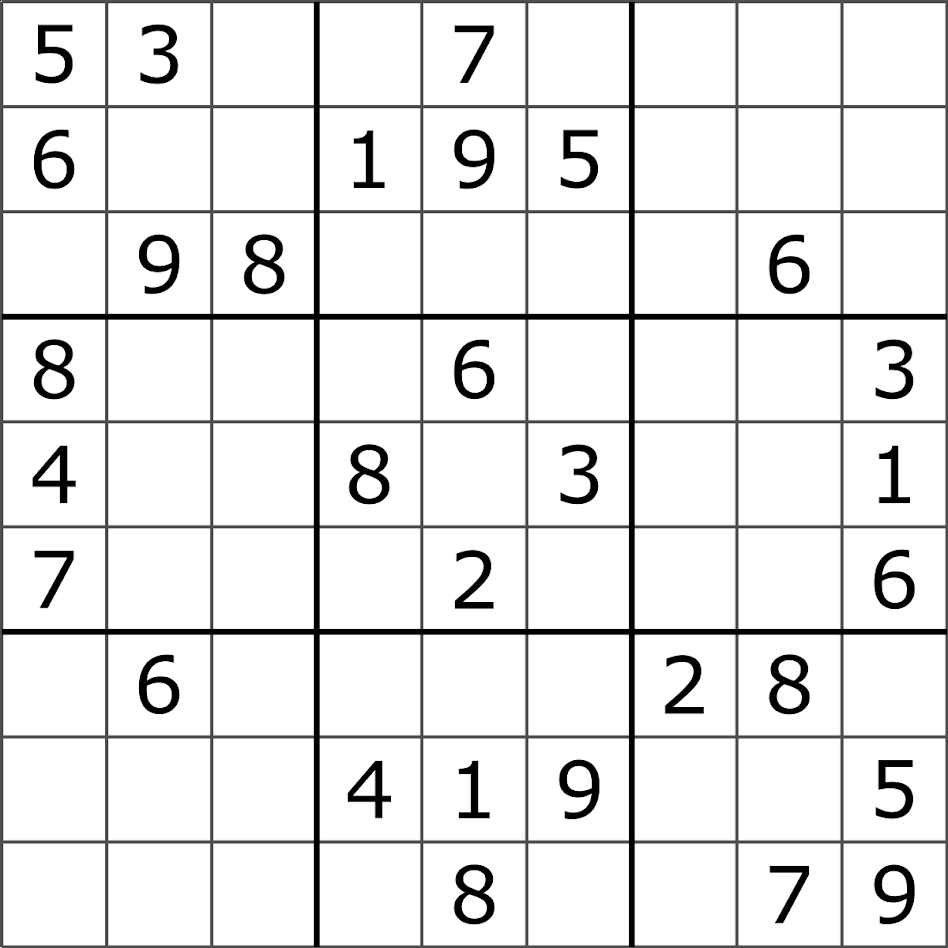
#> input picture images/soduku2.png, 948 x 948 px, found by its file name
$ jupyter execute Lab_8b_Hough_Lines_Circles.ipynb
#> lines starting #> are read from the running program, lines starting #| are printed output that depends on the picture; after the words box and inside, x2 and y2 are one past the last pixel; in counts of white or black regions, pixels touching at a corner belong together; long printed decimals are rounded
   ## Line Detection - Using Hough Lines

**cv2.HoughLines**(binarized/thresholded image, 𝜌 accuracy, 𝜃 accuracy, threshold)
- Threshold here is the minimum vote for it to be considered a line

[cell 1]
import cv2
import numpy as np
import matplotlib.pyplot as plt

[cell 2]
path = r"images\soduku2.png"

image = cv2.imread(path)
#> image is the input picture: shape (948, 948, 3); min 0, max 255, mean 232

# Grayscale and Canny Edges extracted
gray = cv2.cvtColor(image, cv2.COLOR_BGR2GRAY)

edges = cv2.Canny(gray, 100, 170, apertureSize = 3)
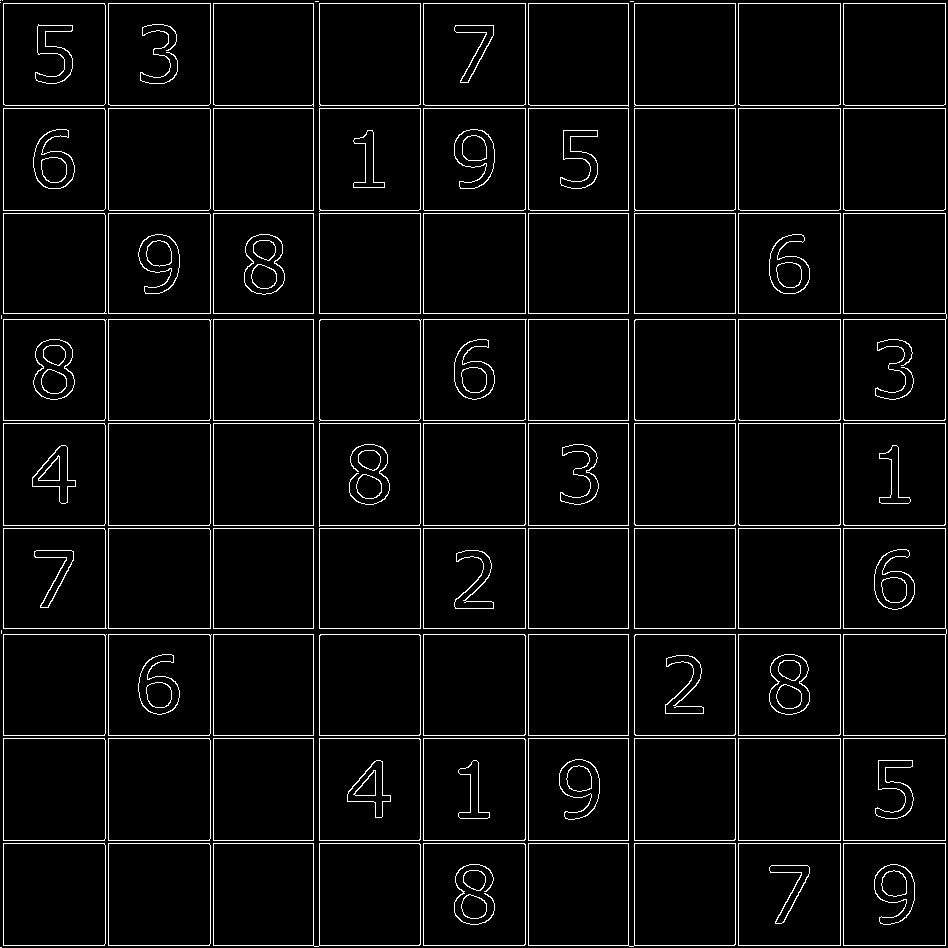
#> edges: shape (948, 948); 4.7% white in thin lines or dots


# Run HoughLines using a rho accuracy of 1 pixel
# theta accuracy of np.pi / 180 which is 1 degree
# Our line threshold (votes) is set to 240 (number of points on line)
lines = cv2.HoughLines(edges, 1, np.pi / 180, 240)
#> lines = 36 rows, first 8: [313, 0], [628, 0], [313, 1.57], [628, 1.57], [3, 0], [319, 0], [3, 1.57], [319, 1.57]

# print(lines)

# We iterate through each line and convert it to the format
# required by cv.lines (i.e. requiring end points)

for rho, theta in lines[0]:
        a = np.cos(theta)
        b = np.sin(theta)
        x0 = a * rho
        y0 = b * rho
        x1 = int(x0 + 1000 * (-b))
        y1 = int(y0 + 1000 * (a))
        x2 = int(x0 - 1000 * (-b))
        y2 = int(y0 - 1000 * (a))
        cv2.line(image, (x1, y1), (x2, y2), (255, 0, 0), 2)
#> this loop made 1 pass
#> (rho, theta, a, b, x0, y0, x1, y1) on pass 1: (313, 0, 1, 0, 313, 0, 313, 1000)
#> image: shape (948, 948, 3); 0.32% of pixels changed, all inside (x1, y1, x2, y2) = (312, 0, 315, 948)


plt.imshow(image)
plt.show()

### Your task is to update the code to detect all the lines, vertical and horizontal

[cell 3]
#### Submit your answer code here


path = r"images\soduku2.png"

image = cv2.imread(path)

# Grayscale and Canny Edges extracted
gray = cv2.cvtColor(image, cv2.COLOR_BGR2GRAY)

edges = cv2.Canny(gray, 100, 170, apertureSize = 3)


# Run HoughLines using a rho accuracy of 1 pixel
# theta accuracy of np.pi / 180 which is 1 degree
# Our line threshold is set to 240 (number of points on line)
lines = cv2.HoughLines(edges, 1, np.pi / 180, 240)

# We iterate through each line and convert it to the format
# required by cv.lines (i.e. requiring end points)
for i in range(0,len(lines)):
    for rho, theta in lines[i]:
        a = np.cos(theta)
        b = np.sin(theta)
        x0 = a * rho
        y0 = b * rho
        x1 = int(x0 + 1000 * (-b))
        y1 = int(y0 + 1000 * (a))
        x2 = int(x0 - 1000 * (-b))
        y2 = int(y0 - 1000 * (a))
        cv2.line(image, (x1, y1), (x2, y2), (255, 0, 0), 2)
#> this loop made 36 passes
#> image: shape (948, 948, 3); 11.07% of pixels changed, all inside (x1, y1, x2, y2) = (0, 0, 948, 948)


plt.imshow(image)
plt.show()

# Circle Detection - Hough Cirlces

**cv2.HoughCircles**(image, method, dp, MinDist, param1, param2, minRadius, MaxRadius)

- Method - currently only cv2.HOUGH_GRADIENT available
- dp - Inverse ratio of accumulator resolution
- MinDist - the minimum distance between the center of detected circles
- param1 - Gradient value used in the edge detection
- param2 - Accumulator threshold for the HOUGH_GRADIENT method (lower allows more circles to be detected (false positives))
- minRadius - limits the smallest circle to this size (via radius)
- MaxRadius - similarly sets the limit for the largest circles

[cell 4]
image = cv2.imread(r'images\bottlecaps.jpg')
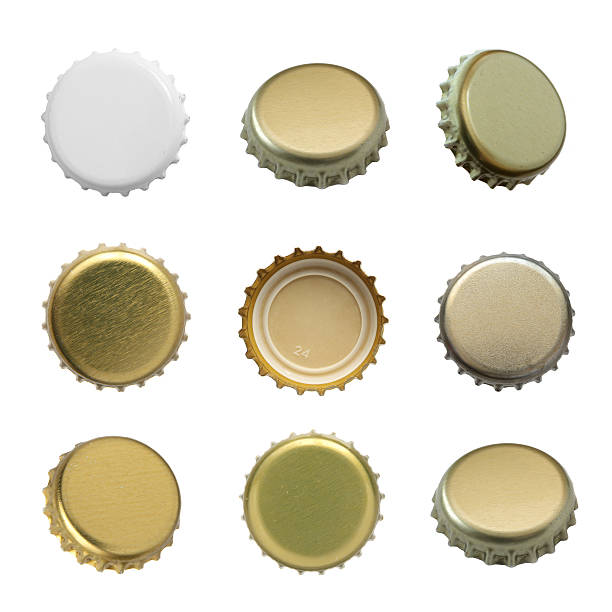
#> input picture images/bottlecaps.jpg, 612 x 612 px, found by its file name
#> image is the input picture: shape (612, 612, 3); mean B, G, R 205.9, 221, 225.7
gray = cv2.cvtColor(image, cv2.COLOR_BGR2GRAY)
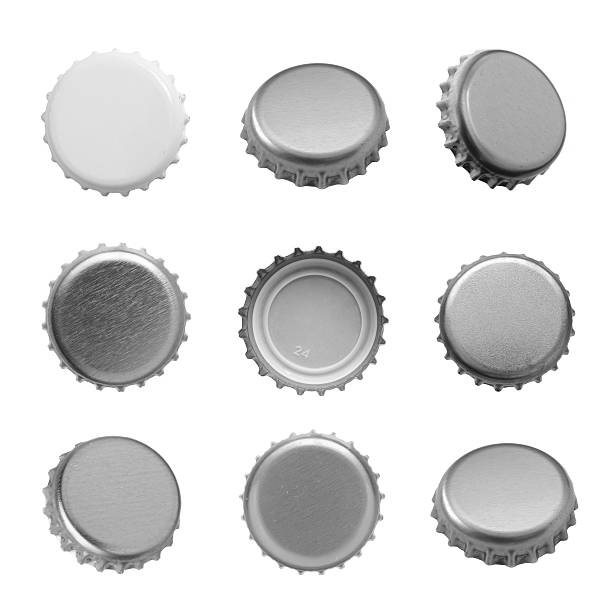
#> gray: shape (612, 612); min 1, max 255, mean 220.7

blur = cv2.medianBlur(gray, 5)

circles = cv2.HoughCircles(blur, cv2.HOUGH_GRADIENT, 1.5, 8)
#> circles = 65 rows, first 8: [314.2, 320.2, 46.95], [116.2, 320.2, 60.3], [311.2, 501.8, 62.7], [113.2, 503.2, 67.05], [509.2, 318.8, 64.65], [122.2, 497.2, 57], [113.2, 122.2, 71.1], [306.8, 314.2, 65.55]

circles = np.uint16(np.around(circles))
#> circles = 65 rows, first 8: [314, 320, 47], [116, 320, 60], [311, 502, 63], [113, 503, 67], [509, 319, 65], [122, 497, 57], [113, 122, 71], [307, 314, 66]

for i in circles[0,:]:
    # draw the outer circle
    cv2.circle(image,(i[0], i[1]), i[2], (255, 0, 0), 2)

    # draw the center of the circle
    cv2.circle(image, (i[0], i[1]), 2, (0, 255, 0), 5)
#> this loop made 65 passes
#> i on passes 1 to 12: [314, 320, 47], [116, 320, 60], [311, 502, 63], [113, 503, 67], [509, 319, 65], [122, 497, 57], [113, 122, 71], [307, 314, 66], [505, 125, 61], [503, 506, 60], [304, 329, 60], [320, 127, 60]
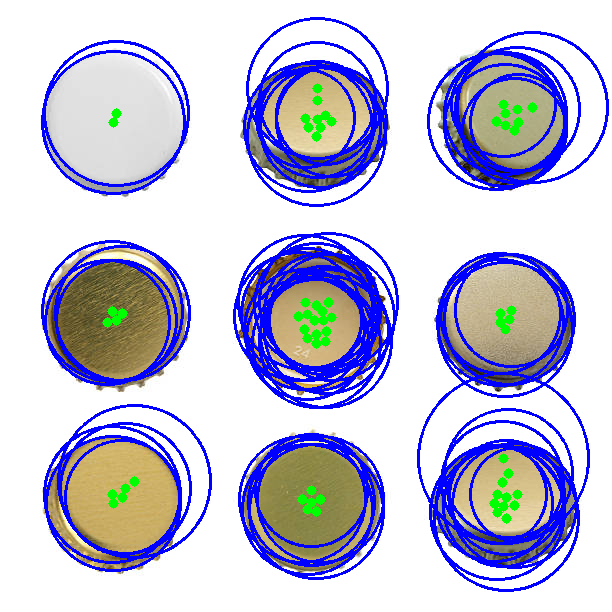
#> image: shape (612, 612, 3); 16.58% of pixels changed, all inside (x1, y1, x2, y2) = (41, 17, 609, 592)

plt.imshow(image)
plt.show

[cell 5]
image = cv2.imread(r'images\bottlecaps.jpg')
gray = cv2.cvtColor(image, cv2.COLOR_BGR2GRAY)

blur = cv2.medianBlur(gray, 5)

circles = cv2.HoughCircles(blur, cv2.HOUGH_GRADIENT, 1.04, 20)
#> circles = [[315.6, 320.8, 63.23], [114.9, 315.6, 64.17], [311.5, 501.8, 63.65], [504.9, 321.9, 65.21]]

circles = np.uint16(np.around(circles))
#> circles = [[316, 321, 63], [115, 316, 64], [311, 502, 64], [505, 322, 65]]

print(circles[0][0])
#| [316 321  63]

for i in circles[0,:]:
    # draw the outer circle
    cv2.circle(image,(i[0], i[1]), i[2], (255, 0, 0), 2)

    # draw the center of the circle
    cv2.circle(image, (i[0], i[1]), 2, (0, 255, 0), 5)
#> this loop made 4 passes
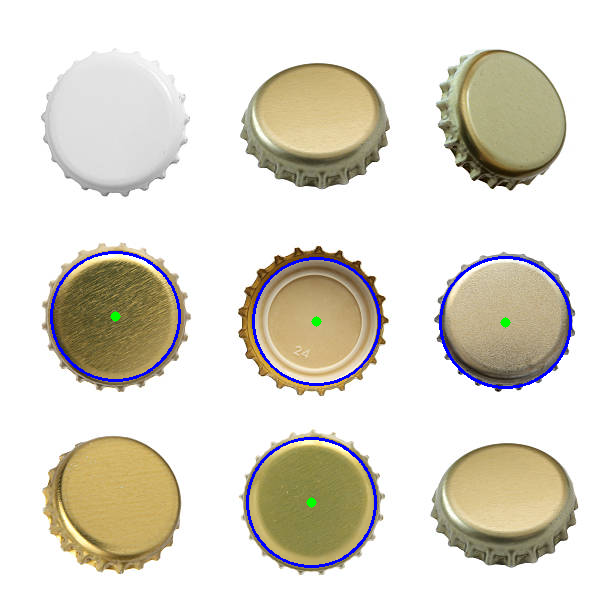
#> image: shape (612, 612, 3); 1.34% of pixels changed, all inside (x1, y1, x2, y2) = (50, 251, 572, 568)

plt.imshow(image)
plt.show

## Now, write the code to detect vertical lines and horzontal lines as well as number of white coins and black coins.

[cell 6]
image = cv2.imread(r'images\bottlecaps.jpg')
gray = cv2.cvtColor(image, cv2.COLOR_BGR2GRAY)

blur = cv2.medianBlur(gray, 9)
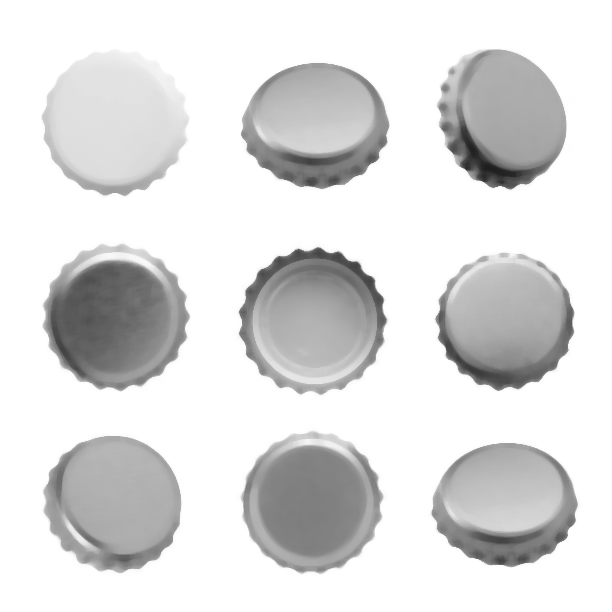
#> blur: shape (612, 612); min 29, max 255, mean 221.5

circles = cv2.HoughCircles(blur, cv2.HOUGH_GRADIENT, 1.04, 20)
#> circles = [[312.5, 320.8, 63.75], [309.4, 504.9, 60.32]]

edges = cv2.Canny(image, 100, 170, apertureSize = 3)
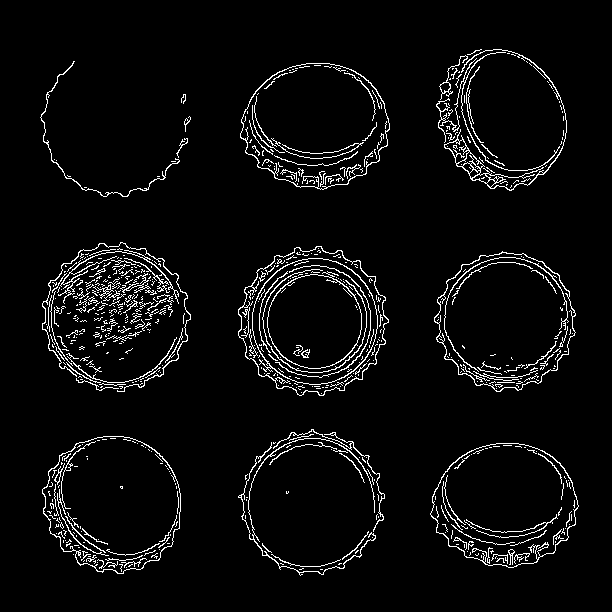
#> edges: shape (612, 612); 4.6% white in thin lines or dots, all inside (x1, y1, x2, y2) = (40, 49, 579, 576)
lines = cv2.HoughLines(edges, 1, np.pi / 180, 240)
#> lines = None
print(lines)
#| None

circles = np.uint16(np.around(circles))
#> circles = [[313, 321, 64], [309, 505, 60]]

# print(circles[0][0])
black_coin = 0
white_coin = 0

for i in circles[0,:]:
    # draw the outer circle
    x = i[0]
    y = i[1]
    r = i[2]

    cv2.circle(image,(i[0], i[1]), i[2], (255, 0, 0), 2)

    # draw the center of the circle
    cv2.circle(image, (i[0], i[1]), 2, (0, 255, 0), 5)


    # Create a mask with the same size as i/p image
    mask = np.zeros_like(gray, dtype=np.uint8)

    # Draw a filled white circle on the mask
    cv2.circle(mask, (x, y), int(r), (255, 255, 255), -1)

    average_color = cv2.mean(gray, mask=mask)
    print(average_color)

    if average_color[0] > 127:  # Threshold for white circles
        white_coin += 1
    else:
        black_coin += 1
#> this loop made 2 passes
#> (x, y, r, average_color, white_coin) on passes 1 to 2: (313, 321, 64, (167.8, 0, 0, 0), 1), (309, 505, 60, (137.8, 0, 0, 0), 2)
#| (167.760, 0.0, 0.0, 0.0)
#| (137.777, 0.0, 0.0, 0.0)
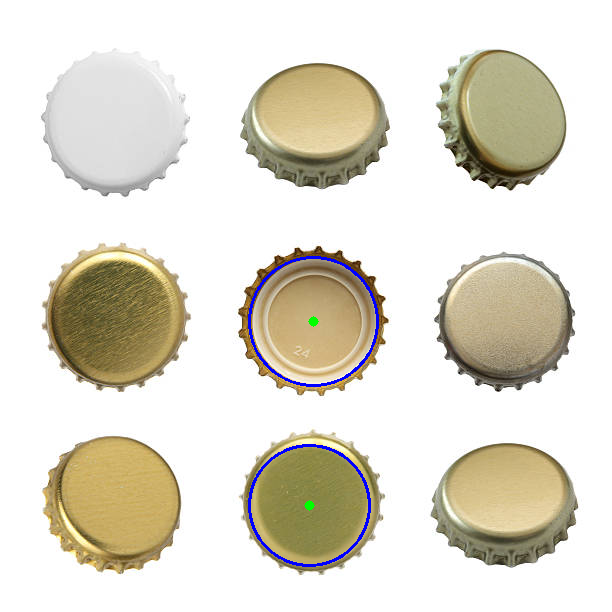
#> image: shape (612, 612, 3); 0.66% of pixels changed, all inside (x1, y1, x2, y2) = (248, 256, 379, 567)
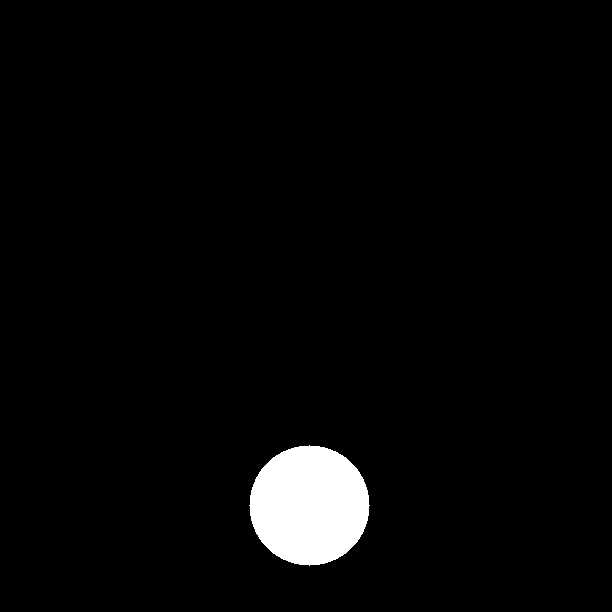
#> mask: shape (612, 612); 3% white; 1 white region, box (x1, y1, x2, y2) and area: (249, 445, 370, 566) 11289
#> after the loop, black_coin = 0; white_coin = 2

print(f"white coins = {white_coin}")
#| white coins = 2
print(f"black coins = {black_coin}")
#| black coins = 0
plt.imshow(image)
plt.show
